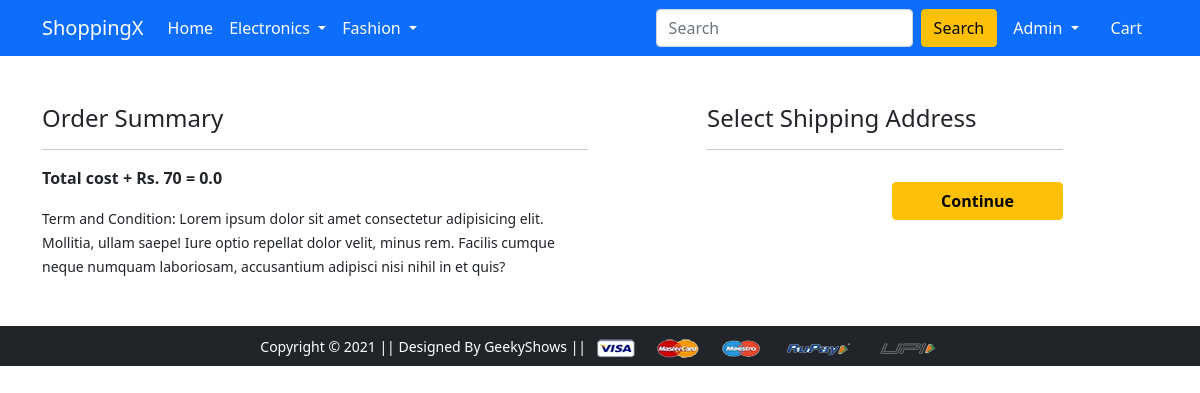
/checkout/ (signed in), run on an earlier commit of the app's database.
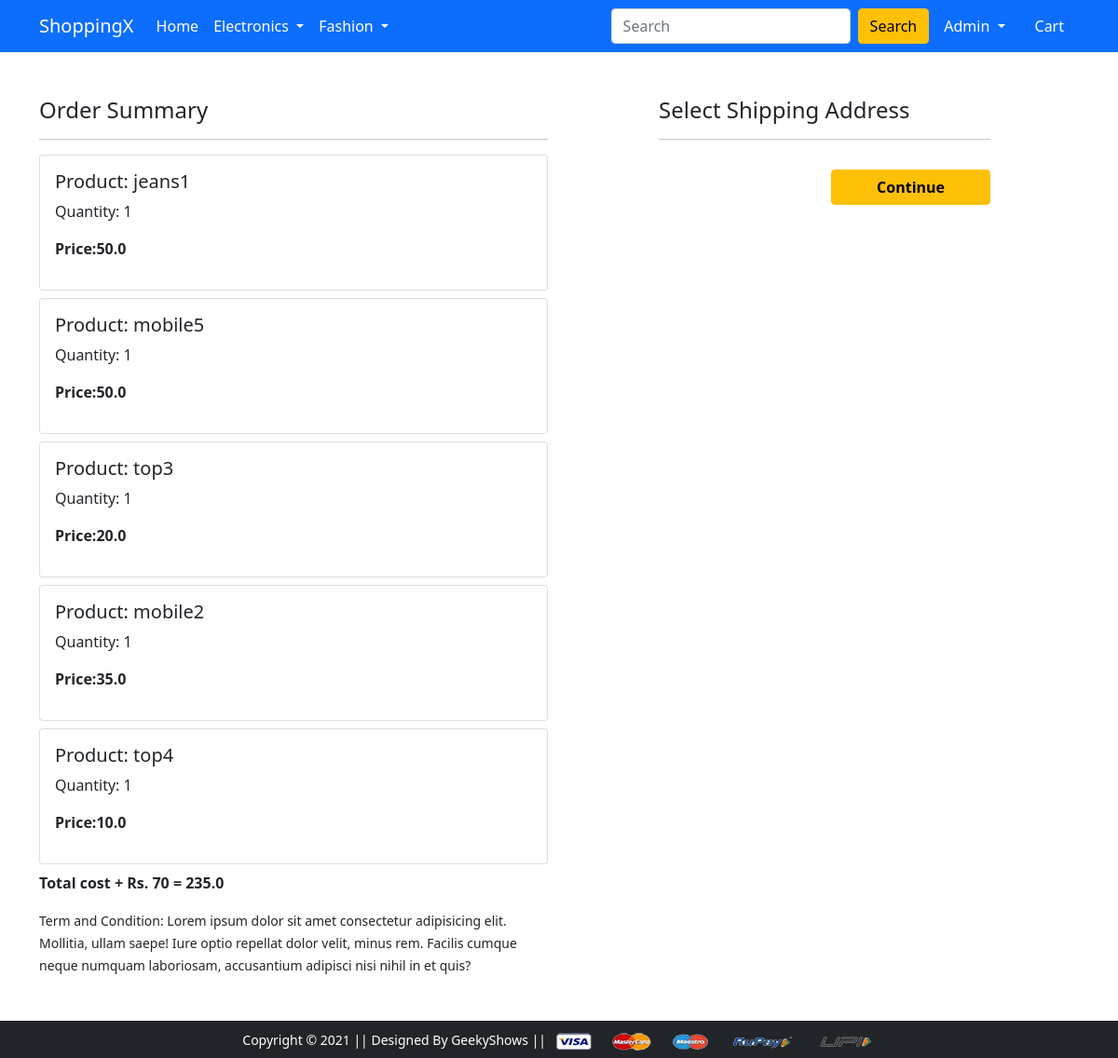
And on a later commit of the database.
### app/models.py (models this page shows, shortened)
class Cart(models.Model):
    user = models.ForeignKey(User,on_delete=models.CASCADE)
    product = models.ForeignKey(Product,on_delete=models.CASCADE)
    quantity = models.PositiveBigIntegerField(default=1)  # 0 or more then 0
    @property
    def total_cost(self):
        return self.quantity * self.product.discounted_price

class Product(models.Model):
    title = models.CharField(max_length=100)
    selling_price = models.FloatField()
    discounted_price = models.FloatField()
    description = models.TextField()
    brand = models.CharField(max_length=100)
    category = models.CharField(choices=CATEGORY_CHOICE,max_length=2)
    product_image = models.ImageField(upload_to='productimg')

### app/views.py (the view)
# urls.py: path('checkout/', views.checkout, name='checkout'),
def checkout(request):
    user = request.user
    add = Customer.objects.filter(user = user)
    cart_item = Cart.objects.filter(user = user)
    amount = 0.0
    shipping_amount = 70.0
    totalamount = 0.0
    cart_product = [p for p in Cart.objects.all() if p.user == request.user]
    if cart_product:
        for p in cart_product:
            tempamount = (p.quantity * p.product.discounted_price)
            amount += tempamount
        totalamount = amount + shipping_amount
    return render(request, 'app/checkout.html',{'add':add,'totalamount':totalamount,'cart_item':cart_item})

### app/templates/app/checkout.html (shortened to what this page needs)
{% extends 'app/base.html' %}
{% load static %}
{% block main-content %}
<div class="container">
 <div class="row mt-5">
  <div class="col-sm-6">
    <h4>Order Summary</h4>
    <hr>
    {% for item in cart_item %}
      <div class="card mb-2">
        <div class="card-body">
          <h5>Product: {{item.product.title}}</h5>
          <p>Quantity: {{item.quantity}}</p>
          <p class="fw-bold">Price:{{item.total_cost}}</p>
        </div>
      </div>
      {% endfor %}
      <p class="fw-bold">Total cost + Rs. 70 = {{totalamount}}</p>
    <small>Term and Condition: Lorem ipsum dolor sit amet consectetur adipisicing elit. Mollitia, ullam saepe! Iure optio repellat dolor velit, minus rem. Facilis cumque neque numquam laboriosam, accusantium adipisci nisi nihil in et quis?</small>
  </div>
  <div class="col-sm-4 offset-sm-1">
    <h4>Select Shipping Address</h4>
    <hr>
    <form action="/paymentdone">
        <div class="text-end">
          <button type="submit" class="btn btn-warning mt-3 px-5 fw-bold">Continue</button>
        </div>
      </form>
    </div>
  </div>
</div>
{% endblock main-content %}

What changed in the data, as far as the page shows it:
added Cart: product "jeans1", quantity "1", total_cost "50.0"
added Cart: product "mobile5", quantity "1", total_cost "50.0"
added Cart: product "top3", quantity "1", total_cost "20.0"
added Cart: product "mobile2", quantity "1", total_cost "35.0"
added Cart: product "top4", quantity "1", total_cost "10.0"
Also different on the page:
{{ totalamount }}: "0.0" → "235.0"
